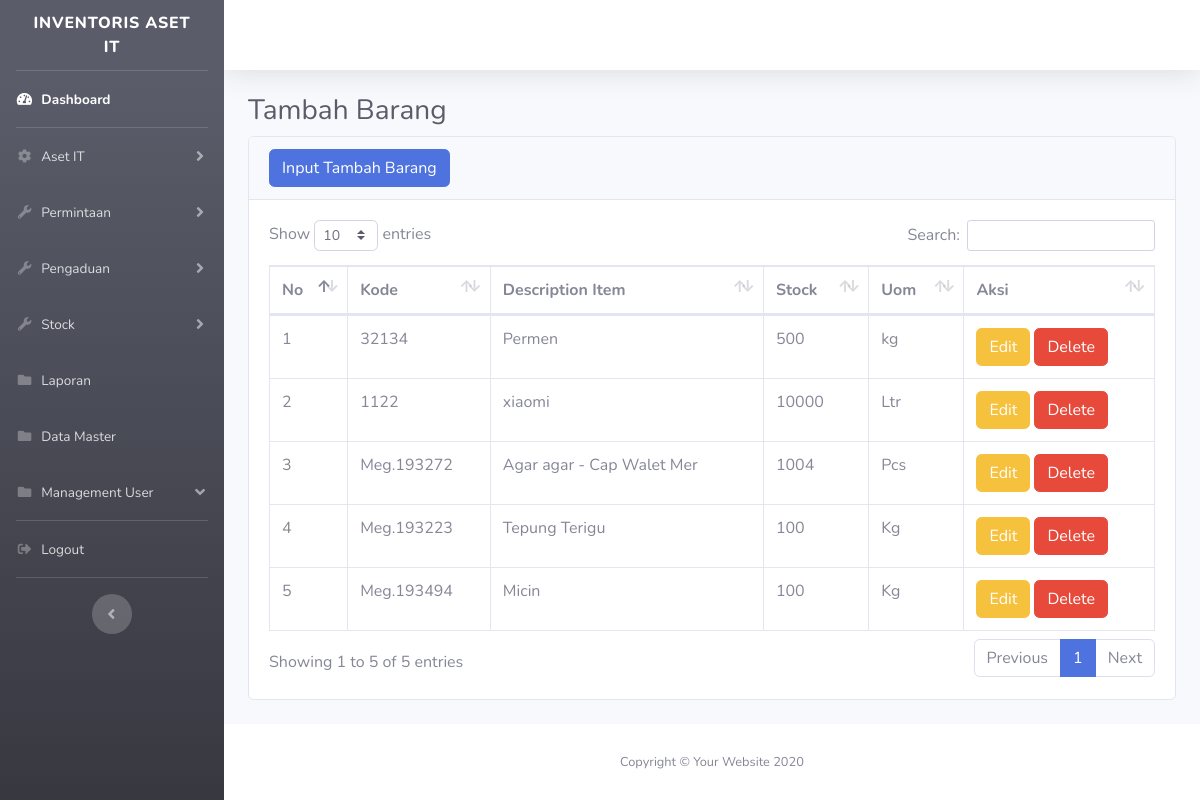
The app's page /admin/tambahbarang.php (signed in), older data.
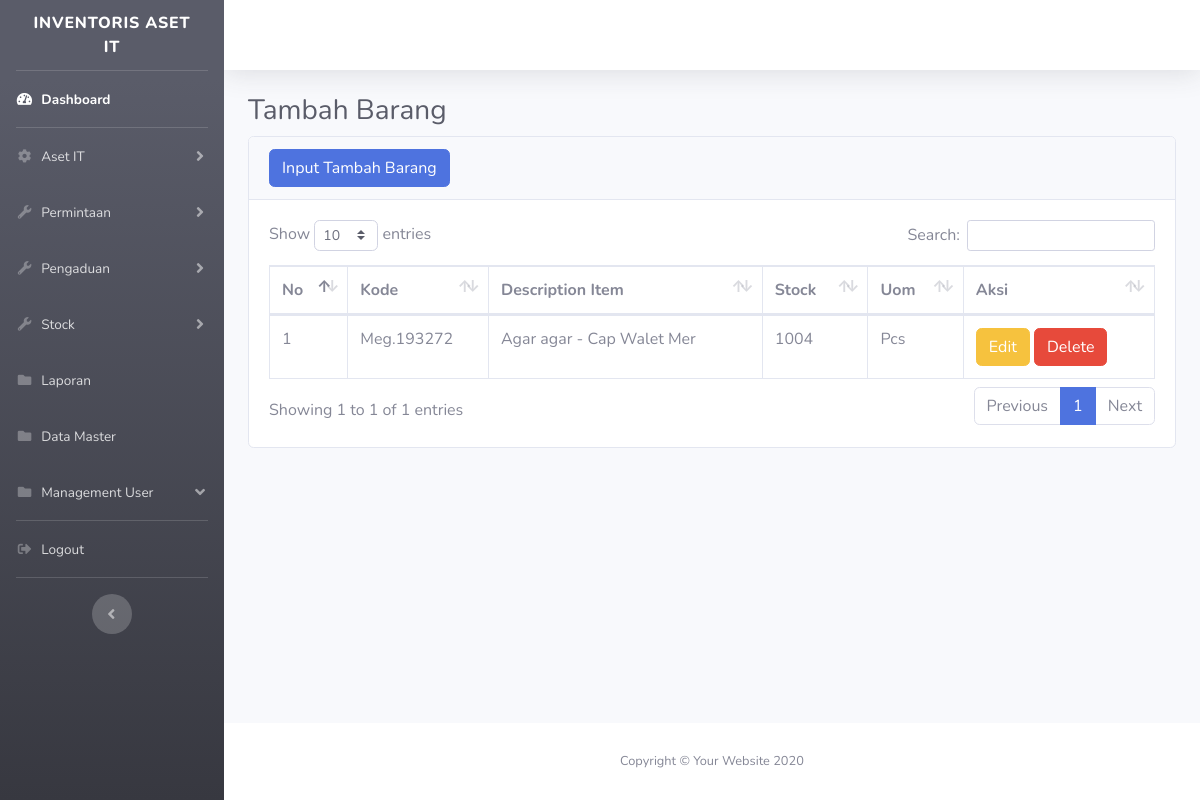
The same page, newer data.
### tables this page shows
CREATE TABLE `stock` (
  `idbarang` int(11) NOT NULL,
  `namabarang` varchar(25) NOT NULL,
  `deskripsi` varchar(25) NOT NULL,
  `stock` int(11) NOT NULL,
  `kode_barang` varchar(20) NOT NULL,
  `satuan` varchar(10) NOT NULL
);

### admin/tambahbarang.php (the view, shortened to what the changed rows need)
<?php
require '../function.php';
?>
<!DOCTYPE php>
<php lang="en">
    <head>
        <link href="../vendor/fontawesome-free/css/all.min.css" rel="stylesheet" type="text/css">
        <link href="../css/sb-admin-2.min.css" rel="stylesheet">
        <link href="../vendor/datatables/dataTables.bootstrap4.min.css" rel="stylesheet">
    </head>
    <body id="page-top">
        <div id="wrapper">
            <div id="content-wrapper" class="d-flex flex-column">
                <div id="content">
                    <div class="container-fluid">
                        <h1 class="h3 mb-2 text-gray-800">Tambah Barang</h1>
                        <div class="card mb-4">
                            <div class="card-body">
                                <div class="table-responsive">
                                    <table class="table table-bordered" id="dataTable" width="100%" cellspacing="0">
                                        <thead>
                                            <tr>
                                                <th>No</th>
                                                <th>Kode</th>
                                                <th>Description Item</th>
                                                <th>Stock</th>
                                                <th>Uom</th>
                                                <th>Aksi</th>
                                            </tr>
                                        </thead>
                                        <tbody>
                                            <?php
                                        $ambilsemuadatastock = mysqli_query($conn,"select * from stock");
                                        $i = 1;
                                        while($data=mysqli_fetch_array($ambilsemuadatastock)){
                                            $namabarang = $data['namabarang'];
                                            $kode = $data['kode_barang'];
                                            $stock = $data['stock'];
                                            $idb = $data['idbarang'];
                                            $satuan = $data['satuan'];
                                        ?>
                                            <tr>
                                                <td><?=$i++;?></td>
                                                <td><?=$kode;?></td>
                                                <td><?=$namabarang;?></td>
                                                <td><?=$stock;?></td>
                                                <td><?=$satuan;?></td>
                                                <td>
                                                    <button type="button" class="btn btn-warning" data-toggle="modal"
                                                        data-target="#edit<?=$idb;?>">
                                                        Edit
                                                    </button>
                                                    <button type="button" class="btn btn-danger" data-toggle="modal"
                                                        data-target="#delete<?=$idb;?>">
                                                        Delete
                                                    </button>
                                                </td>
                                            </tr>
                                            <?php
                                        };
                                        ?>
                                        </tbody>
                                    </table>
                                </div>
                            </div>
                        </div>
                    </div>
                </div>
            </div>
        </div>
    </body>
</php>

Row changes from the older to the newer data that the page shows:
removed stock: kode_barang "32134", namabarang "Permen", stock "500", satuan "kg"
removed stock: kode_barang "1122", namabarang "xiaomi", stock "10000", satuan "Ltr"
removed stock: kode_barang "Meg.193223", namabarang "Tepung Terigu", stock "100", satuan "Kg"
removed stock: kode_barang "Meg.193494", namabarang "Micin", stock "100", satuan "Kg"
Text that changed along with them:
text written by a page script: "Show entries Search: Showing 1 to 5 of 5 entries Previous 1 Next" → "Show entries Search: Showing 1 to 1 of 1 entries Previous 1 Next"
